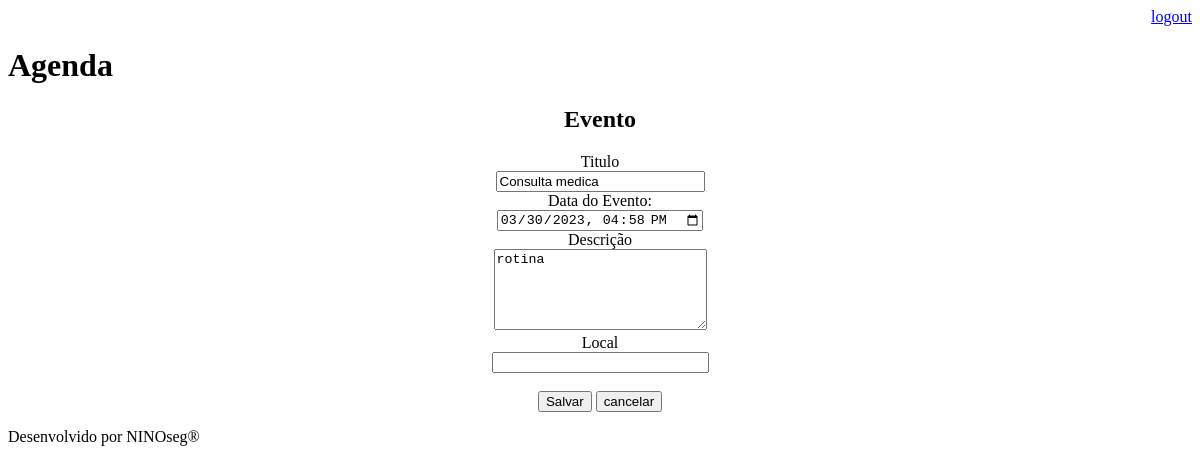
Before: /agenda/evento/?id=2 (signed in) with the older database file.
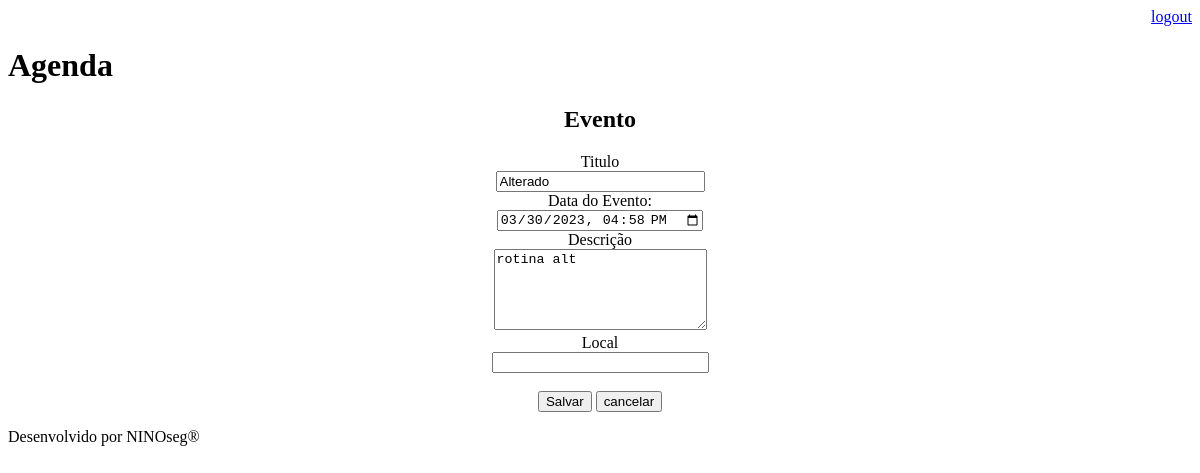
After: the same page with the newer database file.
### core/models.py (models this page shows, shortened)
class Evento(models.Model):
    titulo = models.CharField(max_length=100)
    descricao = models.TextField(blank=True, null=True)
    data_evento = models.DateTimeField(verbose_name='Data do evento')
    data_criacao = models.DateTimeField(auto_now=True)
    usuario = models.ForeignKey(User, on_delete=models.CASCADE)
    local = models.CharField(max_length=100, blank=True, null=True)
    class Meta:
        db_table = 'evento'
    def get_data_input_evento(self):
        return self.data_evento.strftime('%Y-%m-%dT%H:%M')

### core/views.py (the view)
# urls.py: path('agenda/evento/', views.evento),
@login_required(login_url='/login/')
def evento(request):
    id_evento = request.GET.get('id')
    dados = {}
    if id_evento:
        dados['evento'] = Evento.objects.get(id=id_evento)
    return render(request, 'evento.html', dados)

### templates/evento.html (shortened to what this page needs)
{% extends "model-page.html" %}
{% block content %}
<div align="center">
    <h2>Evento</h2>
    <form action="submit" method="POST">{% csrf_token %}
        <label>Titulo</label>
        <br>
        <input type="text" name="titulo" size="23" value="{{ evento.titulo }}">
        <br>
        <label>Data do Evento:</label>
        <br>
        <input type="datetime-local" name="data_evento" size="16" value="{{ evento.get_data_input_evento }}">
        <br>
        <label>Descrição</label>
        <br>
        <textarea name="descricao" rows="5" cols="24">{{ evento.descricao }}</textarea>
        <br>
        <label>Local</label>
        <br>
        <input type="text" name="local" size="24">
        <br>
        <br>
        <button type="submit">Salvar</button>
        <a href="/">
            <button type="button">cancelar</button>
        </a>
    </form>
</div>
{% endblock %}

Changed rows visible on the page:
changed Evento: titulo "Consulta medica" → "Alterado"; descricao "rotina" → "rotina alt"
